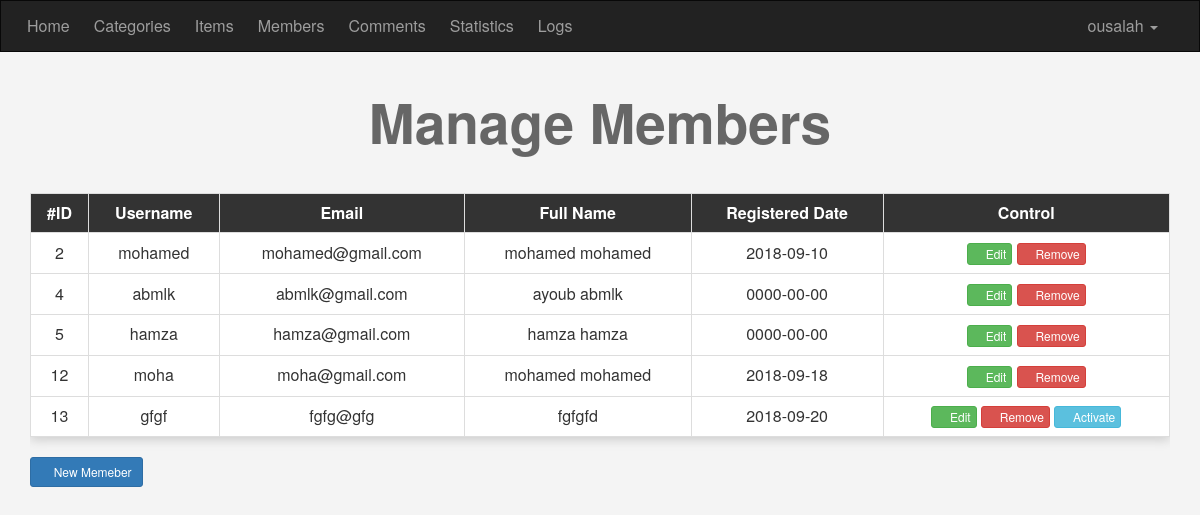
The app's page /admin/members.php (signed in), older data.
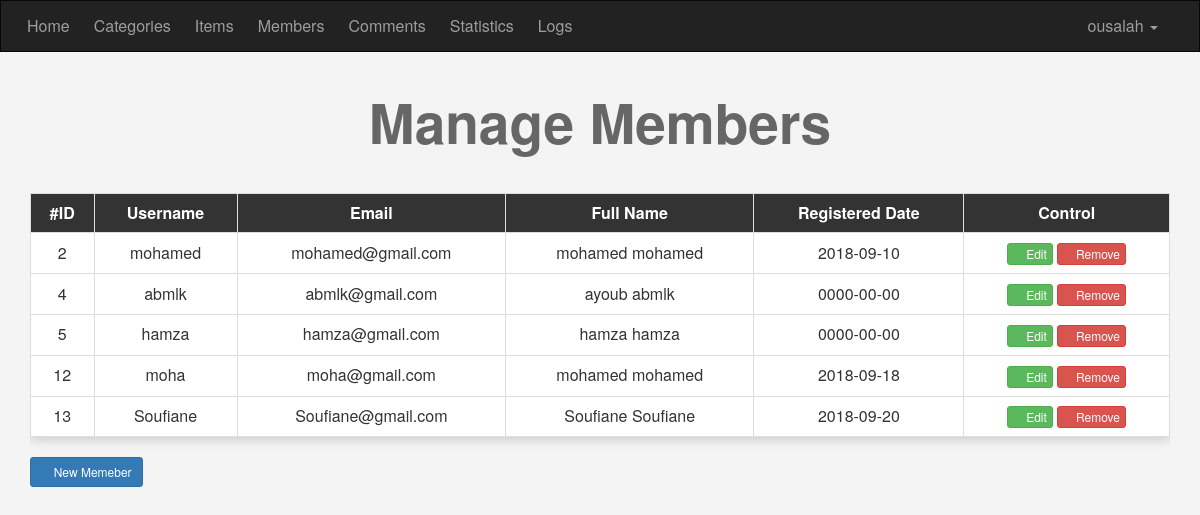
The same page, newer data.
### tables this page shows
CREATE TABLE `users` (
  `UserID` int(11) NOT NULL,
  `Username` varchar(255) NOT NULL,
  `Password` varchar(255) NOT NULL,
  `Email` varchar(255) NOT NULL,
  `FullName` varchar(255) NOT NULL,
  `GroupID` int(11) NOT NULL DEFAULT '0',
  `TrustStatus` int(11) NOT NULL DEFAULT '0',
  `RegStatus` int(11) NOT NULL DEFAULT '0' COMMENT 'Registration Approval',
  `Date` date NOT NULL
);

### admin/members.php (the view, shortened to what this page needs)
<?php
  if (isset($_SESSION['Username'])) {
    include 'init.php';
    $do = (isset($_GET['do']) && !empty($_GET['do'])) ? $_GET['do'] : 'manage';
    if ($do == 'manage') {
      $query = "";
      $stmt = $con->prepare("SELECT * FROM users WHERE GroupID != 1 $query");
      $stmt->execute();
      $rows = $stmt->fetchAll();
      $count = $stmt->rowCount();
?>
      <h1 class='text-center'>Manage Members</h1>
      <div class="container">
        <div class="table-responsive">
          <table class="main-table text-center table table-bordered">
            <tr>
              <th>#ID</th>
              <th>Username</th>
              <th>Email</th>
              <th>Full Name</th>
              <th>Registered Date</th>
              <th>Control</th>
            </tr>
            <?php if ($count > 0): ?>
              <?php foreach ($rows as $row): ?>
                <tr>
                  <td><?php echo $row["UserID"]; ?></td>
                  <td><?php echo $row["Username"]; ?></td>
                  <td><?php echo $row["Email"]; ?></td>
                  <td><?php echo $row["FullName"]; ?></td>
                  <td><?php echo $row["Date"]; ?></td>
                  <td>
                    <a href="?do=edit&userid=<?php echo $row["UserID"]; ?>" class="btn btn-success btn-xs"><i class="fa fa-edit"></i> Edit</a>
                    <a href="?do=delete&userid=<?php echo $row["UserID"]; ?>" class="btn btn-danger btn-xs confirm"><i class="fa fa-remove"></i> Remove</a>
                    <?php if ($row["RegStatus"] == 0): ?>
                      <a href="?do=activate&userid=<?php echo $row["UserID"]; ?>" class="btn btn-info btn-xs"><i class="fa fa-check"></i> Activate</a>
                    <?php endif; ?>
                  </td>
                </tr>
              <?php endforeach; ?>
            <?php else: ?>
              <tr>
                <td colspan='6'>No Data to Show.</td>
              </tr>
            <?php endif; ?>
          </table>
        </div>
        <a href="members.php?do=add" class="btn btn-primary btn-sm"><i class="fa fa-plus"></i> New Memeber</a>
      </div>
<?php
    } else {
      echo '<h1 class="text-center">Page Not Found! (404)</h1>';
    }
    include $tpl . "footer.php";
  } else {
    header('Location: index.php');
    exit();
  }

Row changes from the older to the newer data that the page shows:
changed users id 13: Username "gfgf" → "Soufiane"; Email "fgfg@gfg" → "Soufiane@gmail.com"; FullName "fgfgfd" → "Soufiane Soufiane"; no longer shows "Activate"
